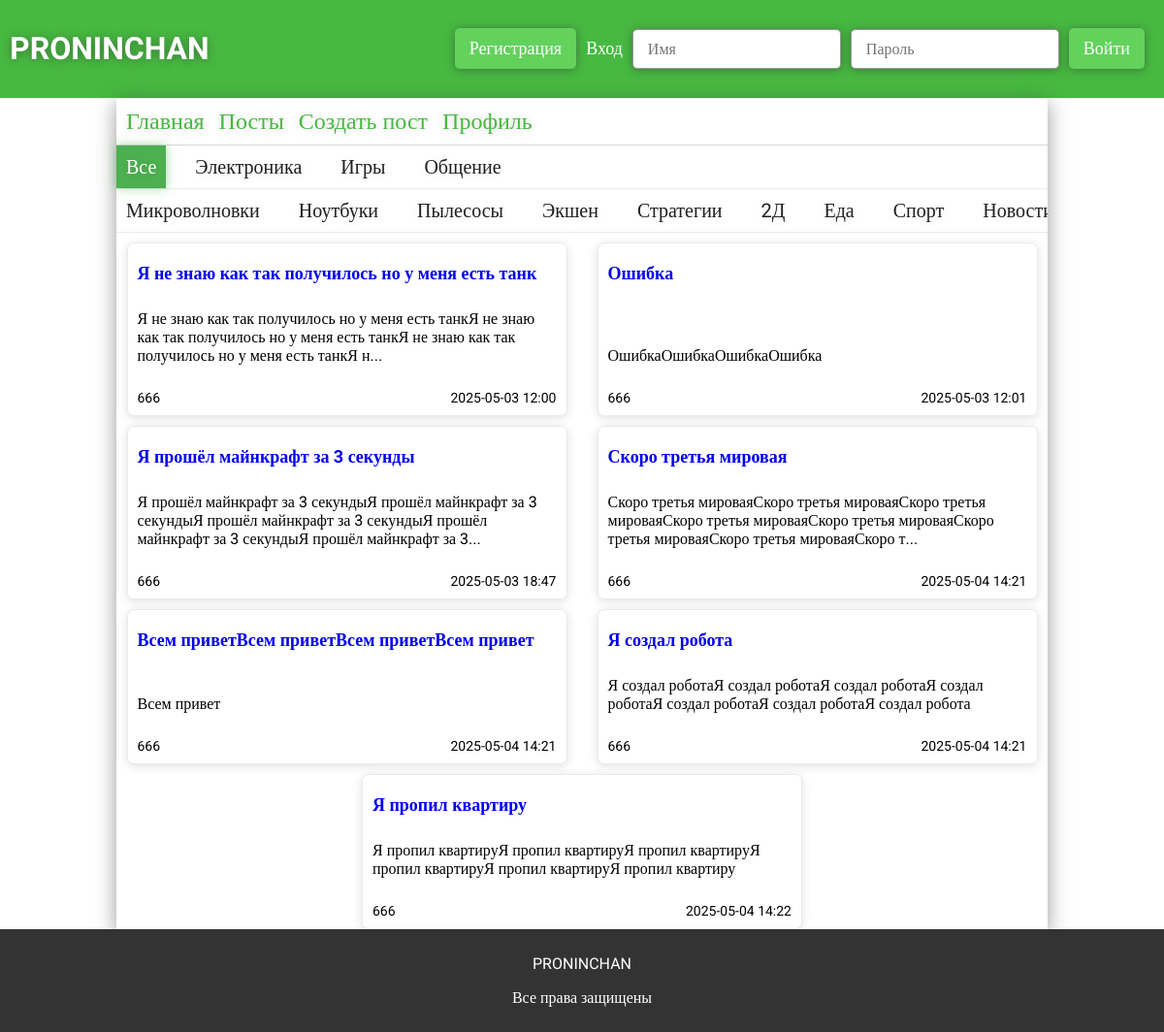
Page /posts on the earlier database version.
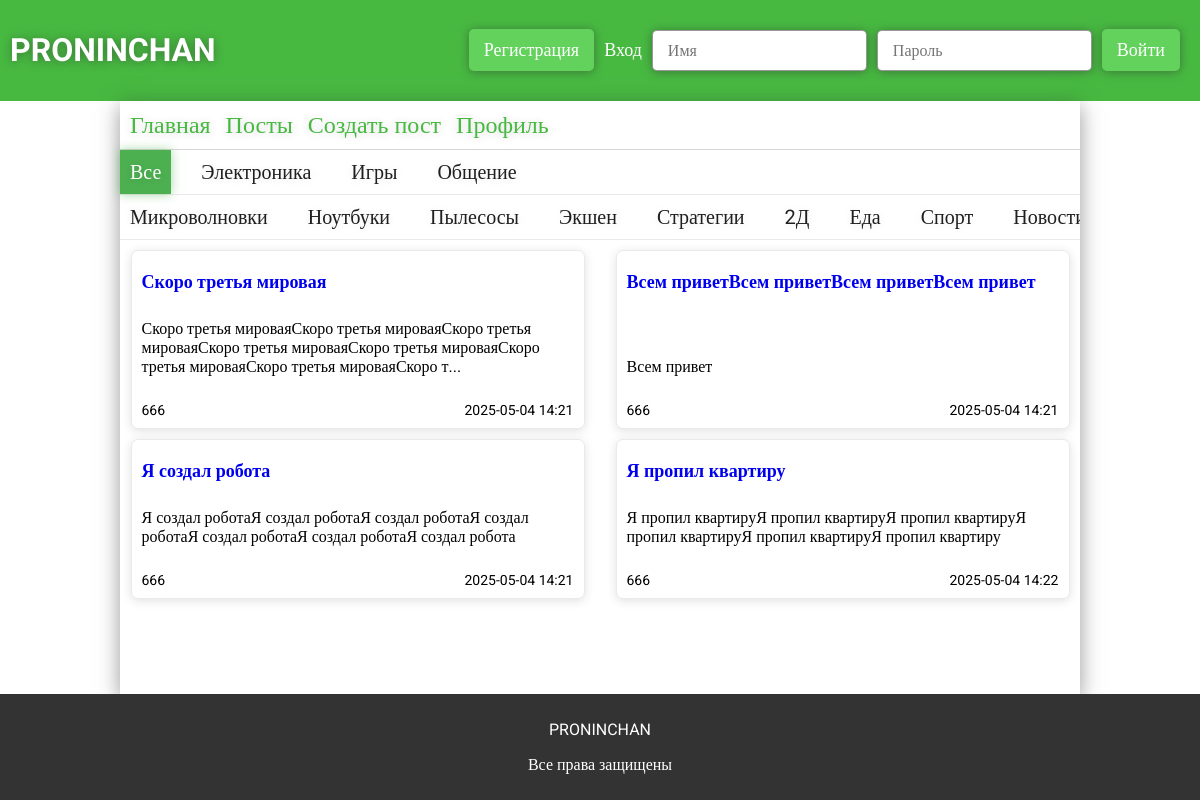
Same page on the later database version.
### app.py (models this page shows)
class ForumSections(db.Model):
    __tablename__ = 'forum_sections'
    id = db.Column(db.Integer, primary_key=True)
    section = db.Column(db.String(32), unique=True, nullable=False)
    category = db.relationship('ForumCategory', backref='section', lazy=True)
    posts = db.relationship('ForumPosts', backref='section', lazy=True)

class ForumCategory(db.Model):
    __tablename__ = 'forum_categories'
    id = db.Column(db.Integer, primary_key=True)
    category = db.Column(db.String(32), unique=True, nullable=False)
    section_id = db.Column(db.Integer, db.ForeignKey('forum_sections.id'), nullable=False)
    posts = db.relationship('ForumPosts', backref='category', lazy=True)

class ForumPosts(db.Model):
    __tablename__ = 'forum_posts'
    id = db.Column(db.Integer, primary_key=True)
    user_id = db.Column(db.Integer, db.ForeignKey('users.id'), nullable=False)
    theme = db.Column(db.String(124), nullable=False)
    text = db.Column(db.Text, nullable=False)
    section_id = db.Column(db.Integer, db.ForeignKey('forum_sections.id'), nullable=False)
    category_id = db.Column(db.Integer, db.ForeignKey('forum_categories.id'), nullable=False)
    created_at = db.Column(db.DateTime, default=datetime.now)
    user = db.relationship("Users", backref="posts")
    sections = db.relationship("ForumSections")
    categories = db.relationship("ForumCategory")

class Users(db.Model):
    __tablename__ = 'users'
    id = db.Column(db.Integer, primary_key=True)
    username = db.Column(db.String(32), unique=True, nullable=False)
    photo = db.Column(db.BLOB)
    email = db.Column(db.String(64), unique=True, nullable=False)
    password = db.Column(db.String(30), nullable=False)
    access = db.Column(db.String(64), nullable=False, default='user')

### app.py (the view)
@app.route('/posts')
def posts():
    sections = ForumSections.query.all()
    category = ForumCategory.query.all()
    posts = ForumPosts.query.all()
    return render_template('posts.html', posts=posts, category=category, sections=sections)

### templates/posts.html (shortened to what this page needs)
{% extends 'main.html' %}
{% block main %}
<link rel="stylesheet" href="{{url_for('static', filename='css/posts.css')}}">
<div class="posts">
    <div class="posts-sections">
        <p class="section" data-section-id="all">Все</p>
        {% for section in sections %}
            <p class="section" data-section-id="{{section.id}}">{{section.section}}</p>
        {% endfor %}
    </div>
    <div class="posts-categories">
        {% for category in category %}
            <p class="category" data-section-id="{{category.section_id}}" data-category-id="{{category.id}}">{{category.category}}</p>
        {% endfor %}
    </div>
    <div class="posts-container">
        {% for post in posts %}
            <div class="post" data-section-id="{{post.sections.id}}" data-category-id="{{post.categories.id}}">
                <a href="{{url_for('post', post=post.id)}}" class="post-theme">{{post.theme}}</a>
                <p>{{post.text | truncate(150, True, '...')}}</p>
                <div>
                    <p>{{post.user.username}}</p>
                    <p>{{post.created_at.strftime('%Y-%m-%d %H:%M')}}</p>
                </div>
            </div>
        {% endfor %}
    </div>
</div>
{% endblock %}

### templates/main.html (shortened to what this page needs)
{% extends 'base.html' %}

### templates/base.html (shortened to what this page needs)
<!DOCTYPE html>
<html lang="en">
<head>
    <link rel="stylesheet" href="{{ url_for('static', filename='css/base.css') }}">
</head>
<body>
    <header class="header">
        <h1>PRONINCHAN</h1>
        <div>
            {% if not session['user'] %}
            <button id="reg-btn">Регистрация</button>
            <form action="" id="log-form">
                <p id="log-message">Вход</p>
                <input type="text" name="login" id="login" placeholder="Имя">
                <input type="password" name="password" id="password" placeholder="Пароль">
                <button>Войти</button>
            </form>
            {% else %}
                <button><a href="logout">Выйти</a></button>
            {% endif %}
        </div>
    </header>
    <main class="main">
        <div class="main-links">
            <a href="{{url_for('main')}}">Главная</a>
            <a href="{{url_for('posts')}}">Посты</a>
            <a href="{{url_for('create')}}">Создать пост</a>
            <a href="{{url_for('profile')}}">Профиль</a>
        </div>
        {% block main %}{% endblock %}
    </main>
    <footer class="footer">
        <p>PRONINCHAN</p>
        <p>Все права защищены</p>
    </footer>
</body>
</html>

### static/css/base.css (style rules this page uses)
* { font-family: "Roboto"; }
body { margin: 0; padding: 0; display: flex; flex-direction: column; min-height: 100vh; }
header { padding: 10px; background-color: #47b941; display: flex; justify-content: space-between; align-items: center; }
header h1 { color: white; text-shadow: 0 1px 10px rgba(51, 51, 51, 0.5); }
header div { display: flex; align-items: center; }
header div form { display: flex; align-items: center; gap: 10px; }
header div button { padding: 10px 15px; border: none; border-radius: 5px; background-color: #62d25c; color: white; margin-right: 10px; font-size: 18px; cursor: pointer; transition: 0.3s ease; box-shadow: 0 1px 10px rgba(51, 51, 51, 0.5); }
header div input { margin: 0; padding: 10px 15px; border-radius: 5px; font-size: 16px; border: 1px solid rgba(51, 51, 51, 0.5); box-shadow: 0 1px 10px rgba(51, 51, 51, 0.5); }
header div p { font-size: 18px; color: white; }
.main { box-shadow: 0px 5px 20px rgba(51, 51, 51, 0.5); width: 80%; margin: 0 auto; display: flex; flex-direction: column; flex: 1; }
.main .main-links { padding: 10px; display: flex; gap: 15px; font-size: 24px; border-bottom: 1px solid rgba(51, 51, 51, 0.2); }
.main .main-links a { text-decoration: none; color: #47b941; transition: 0.3s ease; text-shadow: 0 1px 10px rgba(51, 51, 51, 0.2); }
.footer { background-color: rgb(51, 51, 51); color: white; text-align: center; padding: 10px; }

### static/css/posts.css (style rules this page uses)
.posts .posts-sections, .posts .posts-categories { display: flex; border-bottom: 1px solid rgba(51, 51, 51, 0.1); gap: 20px; transition: 0.3s ease; }
.posts .posts-sections p, .posts .posts-categories p { margin: 0; padding: 10px 10px; cursor: pointer; font-size: 20px; color: rgb(31, 31, 31); text-shadow: 0 1px 10px rgba(51, 51, 51, 0.1); }
.posts .posts-categories { overflow: hidden; }
.posts .posts-container { margin-top: 10px; display: flex; flex-wrap: wrap; gap: 10px; justify-content: space-around; }
.posts .posts-container .post { width: 45%; padding: 10px; max-height: 200px; border: 1px solid rgba(51, 51, 51, 0.1); box-shadow: 0 2px 10px rgba(51, 51, 51, 0.15); border-radius: 7px; overflow: hidden; display: flex; flex-direction: column; flex-wrap: wrap; }
.posts .posts-container .post .post-theme { flex: 1; text-decoration: none; font-size: 18px; font-weight: bolder; margin: 10px 0; }
.posts .posts-container .post div { display: flex; justify-content: space-between; font-size: 14px; }
.posts .posts-container .post div p { margin: 0; margin-top: 10px; }
.active { background-color: #4CAF50; color: white !important; box-shadow: 0 0 10px rgba(76, 175, 80, 0.5); text-shadow: 0 1px 10px rgba(51, 51, 51, 0.1); }

Differences in the rows shown:
removed ForumPosts: theme "Я не знаю как так получилось но у меня есть танк", text "Я не знаю как так получилось но у меня есть танкЯ не знаю как так получилось но у меня есть танкЯ не знаю как так получилось но у меня есть танкЯ н...", user.username "666", created_at "2025-05-03 12:00"
removed ForumPosts: theme "Ошибка", text "ОшибкаОшибкаОшибкаОшибка", user.username "666", created_at "2025-05-03 12:01"
removed ForumPosts: theme "Я прошёл майнкрафт за 3 секунды", text "Я прошёл майнкрафт за 3 секундыЯ прошёл майнкрафт за 3 секундыЯ прошёл майнкрафт за 3 секундыЯ прошёл майнкрафт за 3 секундыЯ прошёл майнкрафт за 3...", user.username "666", created_at "2025-05-03 18:47"
